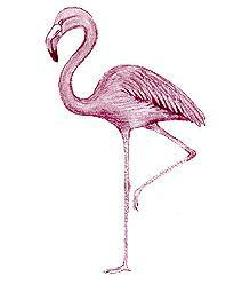
#> input picture objects/images/flamingo/image_0001.jpg, 250 x 300 px; its folder holds 4 pictures in this run
$ jupyter execute --allow-errors objectsp2.ipynb   (older library calls are emulated)
#> lines starting #> are read from the running program, lines starting #| are printed output that depends on the picture
[cell 1]
import numpy as np
import matplotlib.pyplot as plt
from PIL import Image
import os
from sklearn.model_selection import train_test_split
from skimage.color import rgba2rgb, gray2rgb,rgb2hsv, rgb2gray
from skimage.feature import hog
from skimage import color
from skimage.feature import graycomatrix, graycoprops
import cv2
from sklearn.svm import SVC
from sklearn.preprocessing import StandardScaler
from sklearn.metrics import classification_report
from sklearn.linear_model import LogisticRegression

# PREPROCESADO DE IMÁGENES:

[cell 2]
def aplanar_imagen(imagen):

    # Convertir la imagen a un array de NumPy
    array_imagen = np.array(imagen)

    # Asegurarse de que la imagen esté en escala de grises o RGB
    if len(array_imagen.shape) == 3:  # Imagen RGB
        # Aplana la imagen manteniendo todos los canales
        vector_aplanado = array_imagen.flatten()
    else:  # Imagen en escala de grises
        vector_aplanado = array_imagen.flatten()

    return vector_aplanado

def dimension_imagenes(carpeta_imgs,carpeta_masks,target_size=(256,256)):

# Tamaño deseado
  # Reemplaza con el tamaño deseado, por ejemplo, (256, 256)

# Lista de imágenes (rutas o imágenes cargadas)

#> called with target_size = (256, 256)
    resized_images = []
    resized_masks = []
    for imagen in carpeta_imgs:
        with Image.open(imagen) as img:
#> img is the input picture: PIL image 250x300 RGB; mean R, G, B 246, 240.8, 243.1
            resized_img = img.resize(target_size)  # Redimensiona la imagen
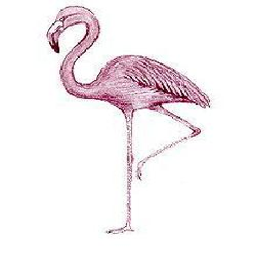
#> resized_img: PIL image 256x256 RGB; mean R, G, B 245.9, 240.8, 243.1
            resized_img.convert('RGB')
            resized_images.append(resized_img)  # Guarda la imagen redimensionada
#> pass 2 of the loop in dimension_imagenes, `for imagen in carpeta_imgs:`:
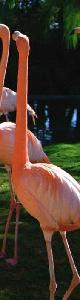
#> input picture objects/images/flamingo/image_0002.jpg, 80 x 300 px
#> in dimension_imagenes, img is the input picture: PIL image 80x300 RGB; mean R, G, B 73, 55.9, 42.7
#> in dimension_imagenes, `resized_img = img.resize(target_size)`:
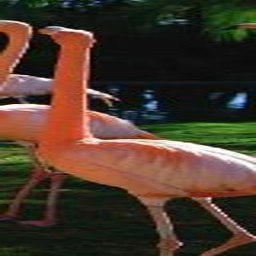
#> resized_img: PIL image 256x256 RGB; mean R, G, B 73, 55.9, 42.8
#> pass 3 of the loop in dimension_imagenes, `for imagen in carpeta_imgs:`:
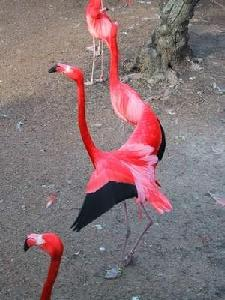
#> input picture objects/images/flamingo/image_0003.jpg, 225 x 300 px
#> in dimension_imagenes, img is the input picture: PIL image 225x300 RGB; mean R, G, B 134.3, 114.8, 118
#> in dimension_imagenes, `resized_img = img.resize(target_size)`:
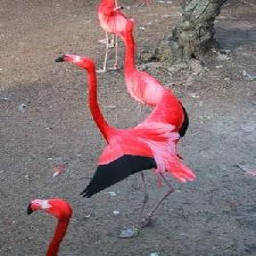
#> resized_img: PIL image 256x256 RGB; mean R, G, B 134.3, 114.8, 118
#> the loop made 4 passes; the first 3 are shown

    for mask in carpeta_masks:
        with Image.open(mask) as msk:
            resized_mask = msk.resize(target_size)  # Redimensiona la imagen
            resized_mask.convert('L')

            resized_masks.append(resized_mask)
#> pass 2 of the loop in dimension_imagenes, `for mask in carpeta_masks:`:
#> pass 3 of the loop in dimension_imagenes, `for mask in carpeta_masks:`:
#> the loop made 4 passes; the first 3 are shown

    return resized_images, resized_masks

def aplicar_mascara(image,mascara):
    masked_image = Image.composite(image, Image.new("RGBA", image.size, (0, 0, 0, 0)), mascara)
    return masked_image
